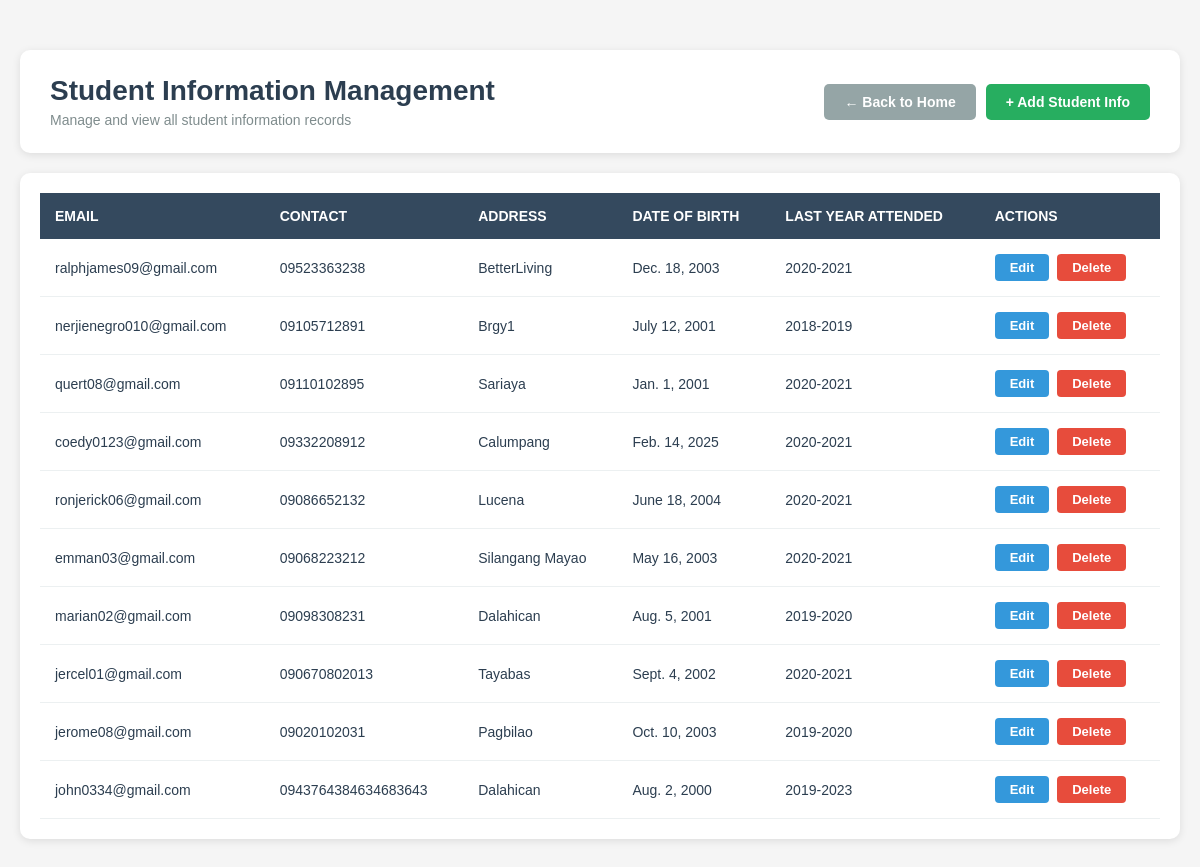
/student-information/ (signed in), run on the app's committed database.
### online_enrollment/models.py (models this page shows, shortened)
class StudentInformation(models.Model):
    contact_no = models.CharField(max_length=100)
    email = models.EmailField(max_length=100)
    address = models.CharField(max_length=100)
    last_year_attended = models.CharField(max_length=100)
    date_of_birth = models.DateField()

### online_enrollment/views.py (the view)
# urls.py: path("student-information/", views.student_Information, name="student_information"),
@login_required(login_url='login')
def student_Information(request):
    students_info = StudentInformation.objects.all()
    return render(request, "online_enrollment/student_info_list.html", {"students_info": students_info})

### online_enrollment/templates/online_enrollment/student_info_list.html (shortened to what this page needs)
{% block content %}
<div class="management-container">
    <div class="header-section">
        <div class="title-area">
            <h2>Student Information Management</h2>
            <p class="subtitle">Manage and view all student information records</p>
        </div>
        <div class="action-buttons">
            <a href="{% url 'dashboard' %}" class="btn-home">← Back to Home</a>
            <a href="{% url 'add_student_information' %}" class="btn-add">+ Add Student Info</a>
        </div>
    </div>
    <div class="table-container">
        {% if students_info %}
        <table class="data-table">
            <thead>
                <tr>
                    <th>Email</th>
                    <th>Contact</th>
                    <th>Address</th>
                    <th>Date of Birth</th>
                    <th>Last Year Attended</th>
                    <th>Actions</th>
                </tr>
            </thead>
            <tbody>
                {% for student_info in students_info %}
                <tr>
                    <td>{{ student_info.email }}</td>
                    <td>{{ student_info.contact_no }}</td>
                    <td>{{ student_info.address }}</td>
                    <td>{{ student_info.date_of_birth }}</td>
                    <td>{{ student_info.last_year_attended }}</td>
                    <td class="action-cell">
                        <a href="{% url 'edit_student_information' student_info.id %}" class="btn-edit">Edit</a>
                        <a href="{% url 'delete_student_information' student_info.id %}" class="btn-delete" onclick="return confirm('Are you sure you want to delete this student?')">Delete</a>
                    </td>
                </tr>
                {% endfor %}
            </tbody>
        </table>
        {% else %}
        <div class="no-data">
            <p>No student information found.</p>
            <a href="{% url 'add_student_information' %}" class="btn-add-first">Add Student Information</a>
        </div>
        {% endif %}
    </div>
</div>
{% endblock %}

### online_enrollment/templates/online_enrollment/student_info_list.html (style rules this page uses)
.management-container { max-width: 1200px; margin: 30px auto; padding: 20px; }
.header-section { background: white; padding: 25px 30px; border-radius: 10px; margin-bottom: 20px; box-shadow: 0 2px 8px rgba(0,0,0,0.1); display: flex; justify-content: space-between; align-items: center; flex-wrap: wrap; gap: 20px; }
.title-area h2 { color: #2c3e50; margin: 0 0 5px 0; font-size: 28px; }
.subtitle { color: #7f8c8d; margin: 0; font-size: 14px; }
.action-buttons { display: flex; gap: 10px; }
.btn-home { background-color: #95a5a6; color: white; padding: 10px 20px; border-radius: 5px; text-decoration: none; font-weight: bold; font-size: 14px; }
.btn-add { background-color: #27ae60; color: white; padding: 10px 20px; border-radius: 5px; text-decoration: none; font-weight: bold; font-size: 14px; }
.table-container { background: white; border-radius: 10px; padding: 20px; box-shadow: 0 2px 8px rgba(0,0,0,0.1); overflow-x: auto; }
.data-table { width: 100%; border-collapse: collapse; }
.data-table thead { background-color: #34495e; color: white; }
.data-table th { padding: 15px; text-align: left; font-weight: bold; font-size: 14px; text-transform: uppercase; }
.data-table tbody tr { border-bottom: 1px solid #ecf0f1; }
.data-table td { padding: 15px; color: #2c3e50; font-size: 14px; }
.action-cell { display: flex; gap: 8px; }
.btn-edit { background-color: #3498db; color: white; padding: 6px 15px; border-radius: 4px; text-decoration: none; font-size: 13px; font-weight: bold; }
.btn-delete { background-color: #e74c3c; color: white; padding: 6px 15px; border-radius: 4px; text-decoration: none; font-size: 13px; font-weight: bold; }

### data on the page
StudentInformation: email "ralphjames09@gmail.com", contact_no "09523363238", address "BetterLiving", date_of_birth "Dec. 18, 2003", last_year_attended "2020-2021"
StudentInformation: email "nerjienegro010@gmail.com", contact_no "09105712891", address "Brgy1", date_of_birth "July 12, 2001", last_year_attended "2018-2019"
StudentInformation: email "quert08@gmail.com", contact_no "09110102895", address "Sariaya", date_of_birth "Jan. 1, 2001", last_year_attended "2020-2021"
StudentInformation: email "coedy0123@gmail.com", contact_no "09332208912", address "Calumpang", date_of_birth "Feb. 14, 2025", last_year_attended "2020-2021"
StudentInformation: email "ronjerick06@gmail.com", contact_no "09086652132", address "Lucena", date_of_birth "June 18, 2004", last_year_attended "2020-2021"
StudentInformation: email "emman03@gmail.com", contact_no "09068223212", address "Silangang Mayao", date_of_birth "May 16, 2003", last_year_attended "2020-2021"
StudentInformation: email "marian02@gmail.com", contact_no "09098308231", address "Dalahican", date_of_birth "Aug. 5, 2001", last_year_attended "2019-2020"
StudentInformation: email "jercel01@gmail.com", contact_no "090670802013", address "Tayabas", date_of_birth "Sept. 4, 2002", last_year_attended "2020-2021"
StudentInformation: email "jerome08@gmail.com", contact_no "09020102031", address "Pagbilao", date_of_birth "Oct. 10, 2003", last_year_attended "2019-2020"
StudentInformation: email "john0334@gmail.com", contact_no "0943764384634683643", address "Dalahican", date_of_birth "Aug. 2, 2000", last_year_attended "2019-2023"
